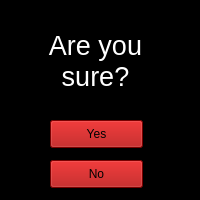
<?xml version="1.0" encoding="UTF-8"?>
<ui version="4.0">
 <class>Confirmation</class>
 <widget class="QWidget" name="Confirmation">
  <property name="geometry">
   <rect>
    <x>0</x>
    <y>0</y>
    <width>200</width>
    <height>200</height>
   </rect>
  </property>
  <property name="windowTitle">
   <string>Form</string>
  </property>
  <property name="styleSheet">
   <string notr="true">background-color: rgb(0, 0, 0);</string>
  </property>
  <widget class="QLabel" name="label">
   <property name="geometry">
    <rect>
     <x>40</x>
     <y>20</y>
     <width>111</width>
     <height>81</height>
    </rect>
   </property>
   <property name="font">
    <font>
     <pointsize>20</pointsize>
    </font>
   </property>
   <property name="styleSheet">
    <string notr="true">color: rgb(255, 255, 255);</string>
   </property>
   <property name="text">
    <string>Are you
sure?</string>
   </property>
   <property name="alignment">
    <set>Qt::AlignCenter</set>
   </property>
  </widget>
  <widget class="QPushButton" name="Yes">
   <property name="geometry">
    <rect>
     <x>50</x>
     <y>120</y>
     <width>93</width>
     <height>28</height>
    </rect>
   </property>
   <property name="styleSheet">
    <string notr="true">background-color: rgb(170, 0, 0)</string>
   </property>
   <property name="text">
    <string>Yes</string>
   </property>
  </widget>
  <widget class="QPushButton" name="No">
   <property name="geometry">
    <rect>
     <x>50</x>
     <y>160</y>
     <width>93</width>
     <height>28</height>
    </rect>
   </property>
   <property name="styleSheet">
    <string notr="true">background-color: rgb(170, 0, 0)</string>
   </property>
   <property name="text">
    <string>No</string>
   </property>
  </widget>
 </widget>
 <resources/>
 <connections/>
</ui>
